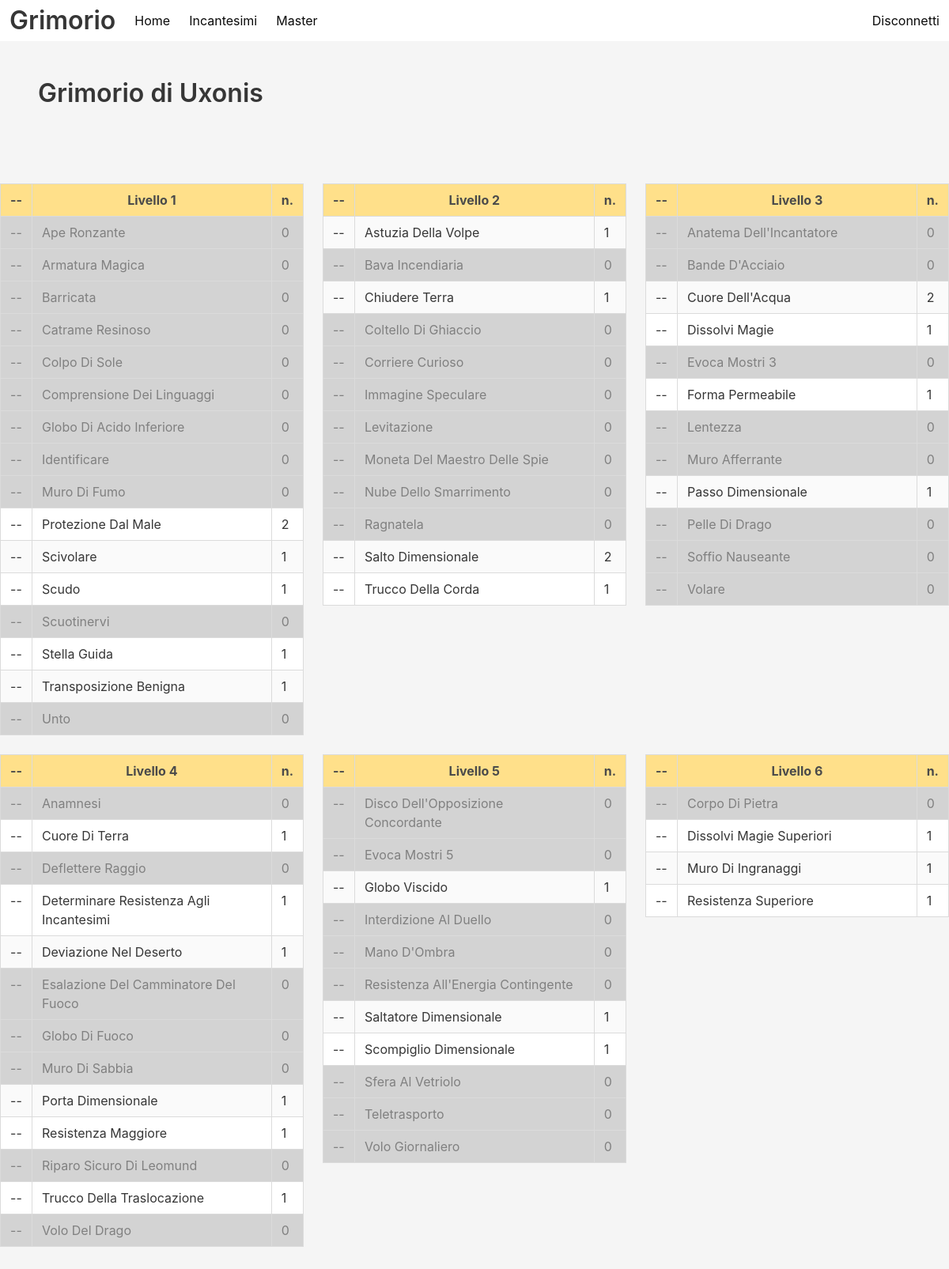
Page /incantesimi/Uxonis (signed in) on the earlier database version.
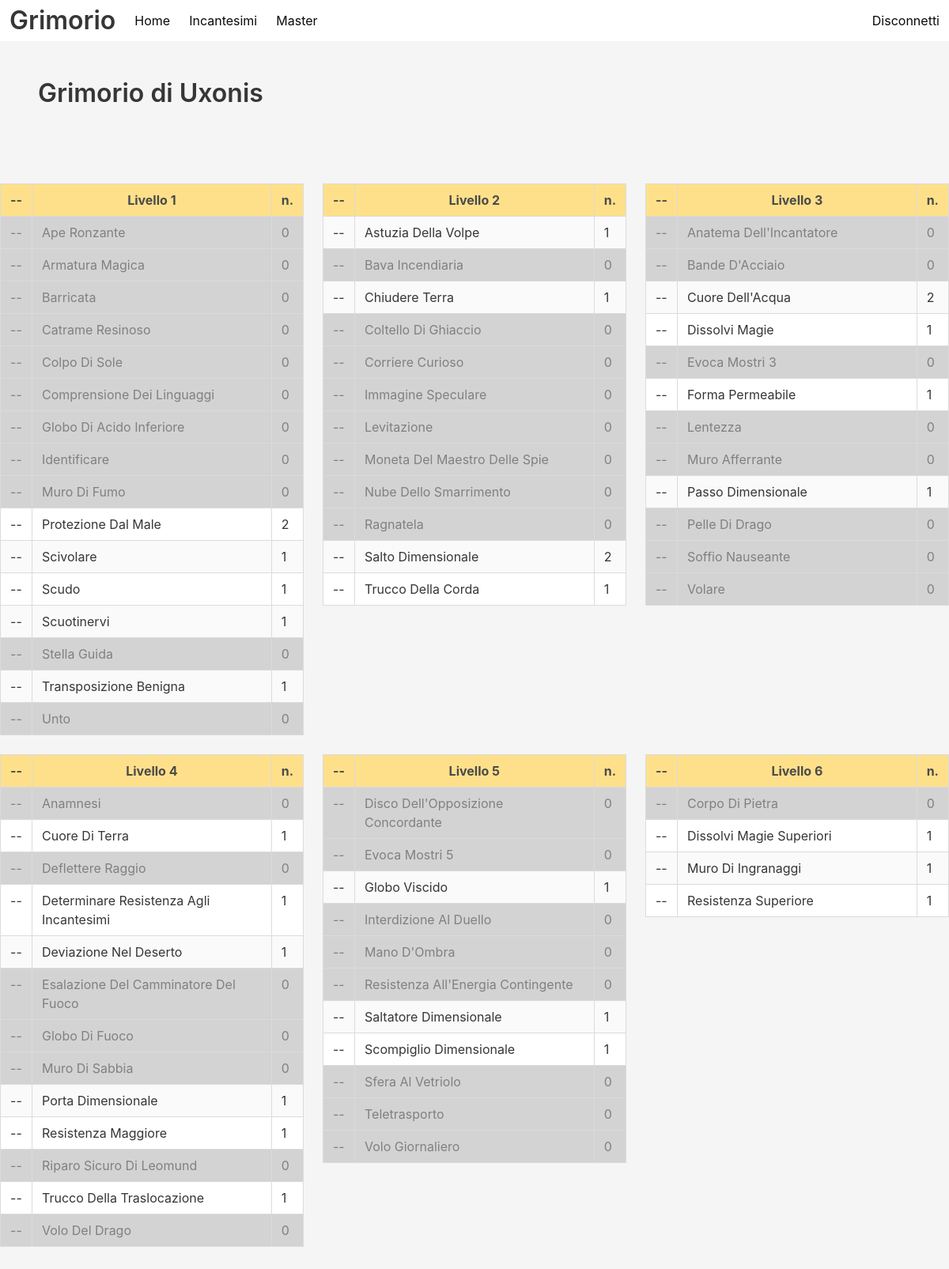
Same page on the later database version.
### app/models.py (models this page shows, shortened)
class Character(db.Model):
    id: so.Mapped[int] = so.mapped_column(primary_key=True)
    name: so.Mapped[str] = so.mapped_column(sa.String(64), index=True, unique=True)
    group: so.Mapped[Optional[str]] = so.mapped_column(sa.String(64), index=True)
    plane: so.Mapped[Optional[str]] = so.mapped_column(sa.String(64), index=True)
    master: so.Mapped[bool] = so.mapped_column(sa.Boolean, default=False)
    active: so.Mapped[bool] = so.mapped_column(sa.Boolean, default=False)
    editable: so.Mapped[Optional[bool]] = so.mapped_column(sa.Boolean, default=True)
    hidden: so.Mapped[Optional[bool]] = so.mapped_column(sa.Boolean, default=False)
    user_id: so.Mapped[int] = so.mapped_column(sa.ForeignKey(User.id), index=True)
    players: so.Mapped[User] = so.relationship(back_populates="chars")
    spells: so.WriteOnlyMapped["Spell"] = so.relationship(
        back_populates="spell_chars", passive_deletes=True
    )

class Spell(db.Model):
    id: so.Mapped[int] = so.mapped_column(primary_key=True)
    name: so.Mapped[str] = so.mapped_column(sa.String(64), index=True)
    level: so.Mapped[int] = so.mapped_column(sa.Integer)
    prepared: so.Mapped[int] = so.mapped_column(sa.Integer, default=1)
    description: so.Mapped[Optional[str]] = so.mapped_column(sa.String(256))
    id_character: so.Mapped[int] = so.mapped_column(
        sa.ForeignKey(Character.id), index=True
    )
    spell_chars: so.Mapped[Character] = so.relationship(back_populates="spells")

### app/routes.py (the view, shortened to what this page needs)
@app.route("/incantesimi/<char_name>", methods=["GET", "POST"])
@login_required
def incantesimi(char_name):
    character = db.first_or_404(sa.select(Character).where(Character.name == char_name))
    form = SpellCreationForm()
    spells = db.session.scalars(
        sa.select(Spell)
        .where(Spell.spell_chars == character)
        .order_by(Spell.level, Spell.name)
    ).all()
    is_current_editable = character.editable and character.user_id == current_user.id
    current_master = (
        session["active_char"]["master"]
        and session["active_char"]["group"] == character.group
    )
    if is_current_editable or (not character.editable and current_master):
        return render_template(
            "editabili.html",
            title="Modifica Incantesimi",
            spells=spells,
            character=character,
            form=form,
        )
    elif character.hidden and (not (character.user_id == current_user.id) or not current_master):
        return render_template(
            "metapod.html",
            title="Metapod",
            character=character,
        )
    else:
        return render_template(
            "visibili.html",
            title="Incantesimi Preparati",
            spells=spells,
            character=character,
        )

### app/models.py (called while the page is built)
@login.user_loader
def load_user(id):
    return db.session.get(User, int(id))

### app/templates/visibili.html
{% extends "base.html" %}
{% block content %}
    <div class="section">
        <h1 class="title">Grimorio di {{ character.name }}</h1>
    </div>
    <br>
    <br>
    <div class="columns is-multiline is-desktop is-centered">
    {% for i in range(1, 10) %}
        {% set ns = namespace(first_time=true) %}
        <div class="column is-one-third">
            <table class="table is-fullwidth is-striped is-bordered">
                {% for spell in spells %}
                    {% if spell.level == i %}
                        {% if ns.first_time == true %}
                            <tr class="has-background-warning">
                                <th style="width:40px;" class="has-text-grey-dark">--</th>
                                <th class="has-text-centered has-text-grey-dark">Livello {{ i }}</th>
                                <th style="width:40px;" class="has-text-grey-dark">n.</th>
                            </tr>
                            {% set ns.first_time = false %}
                        {% endif %}
                        <tr {% if spell.prepared == 0 %}style="color: Grey; background-color:LightGrey"{% endif %}>
                            <td>--</td>
                            <td>{{ spell.name }}</td>
                            <td>{{ spell.prepared }}</td>
                        </tr>
                    {% endif %}
                {% endfor %}
            </table>
        </div>
        <br>
    {% endfor %}
    </div>
    {% endblock %}

### app/templates/base.html (shortened to what this page needs)
<!DOCTYPE html>
<html class="has-background-light">
    <head>
        <link rel="stylesheet" type="text/css" href="{{ url_for('static', filename='styles.css') }}">
    </head>
    <body>
        <nav class="navbar has-shadow is-white" role="navigation" aria-label="main navigation">
            <div class="navbar-brand">
                <div class="navbar-item">
                    <p class= "title">Grimorio</p>
                </div>
            </div>
            <div id="MenuBasic" class ="navbar-menu">
                {% if current_user.is_anonymous %}
                    <div class = "navbar-start">
                        <a class="navbar-item" href="{{ url_for('login') }}">Accedi</a>
                    </div>
                {% else %}
                    <div class="navbar-start">
                        <a class="navbar-item" href="{{ url_for('index') }}">Home</a>
                        <a class="navbar-item" href="{{ url_for('incantesimi', char_name = session.active_char.name) }}">Incantesimi</a>
                    {% if session.active_char.master == True %}
                        <a class="navbar-item" href="{{ url_for('master', group_name = session.active_char.group) }}">Master</a>
                    {% endif %}
                    </div>
                <div class="navbar-end">
                    <a class="navbar-item" href="{{ url_for('logout') }}">Disconnetti</a>
                </div>
                {% endif %}
            </div>
        </nav>
            {% block content %}{% endblock %}
    </body>
</html>

### app/static/styles.css (style rules this page uses)
:root { --verde: #46b29e; --rosso: #c15757; }

Differences in the rows shown:
changed Spell "Scuotinervi": prepared "0" → "1"
changed Spell "Stella Guida": prepared "1" → "0"
